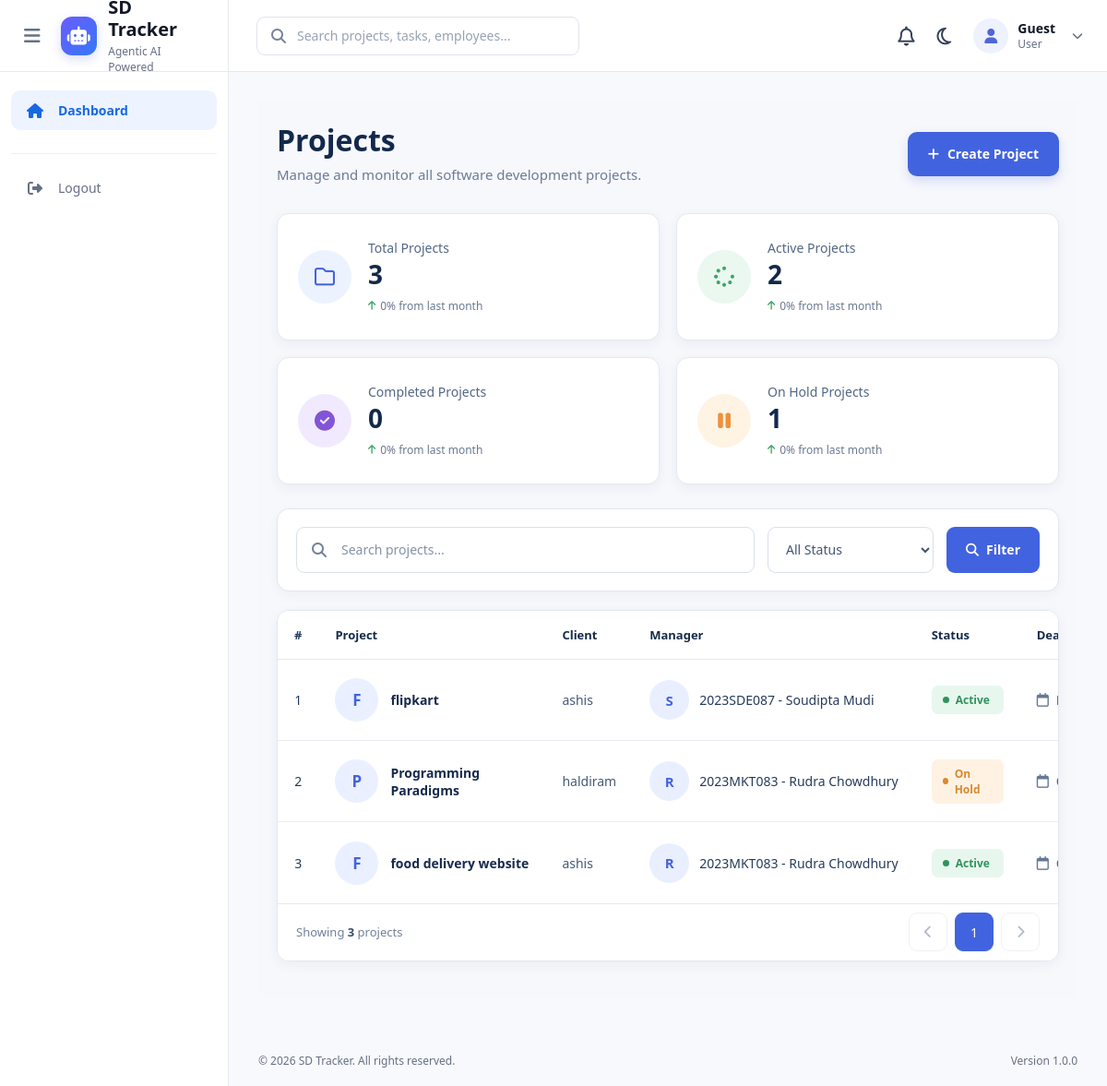
/projects/, run on the app's committed database.
### projects/models.py (models this page shows, shortened)
class Project(models.Model):
    STATUS_CHOICES = (
        ("planning", "Planning"),
        ("active", "Active"),
        ("on_hold", "On Hold"),
        ("completed", "Completed"),
        ("cancelled", "Cancelled"),
    )
    name = models.CharField(
        max_length=200
    )
    description = models.TextField(
        blank=True
    )
    client_name = models.CharField(
        max_length=150
    )
    start_date = models.DateField()
    deadline = models.DateField()
    status = models.CharField(
        max_length=20,
        choices=STATUS_CHOICES,
        default="planning"
    )
    manager = models.ForeignKey(
        Employee,
        on_delete=models.SET_NULL,
        null=True,
        related_name="managed_projects"
    )
    progress = models.PositiveIntegerField(
        default=0,
        validators=[MaxValueValidator(100)]
    )
    teams = models.ManyToManyField(
        Team,
        related_name="projects",
        blank=True
    )

### employees/models.py (models this page shows)
class Employee(models.Model):
    STATUS_CHOICES = (
        ("active", "Active"),
        ("on_leave", "On Leave"),
        ("inactive", "Inactive"),
    )
    user = models.OneToOneField(
        User,
        on_delete=models.CASCADE,
        related_name="employee"
    )
    employee_id = models.CharField(
        max_length=20,
        unique=True
    )
    designation = models.CharField(
        max_length=100
    )
    department = models.CharField(
        max_length=100
    )
    skills = models.TextField(
        blank=True
    )
    joining_date = models.DateField()
    status = models.CharField(
        max_length=20,
        choices=STATUS_CHOICES,
        default="active"
    )
    def __str__(self):
        return f"{self.employee_id} - {self.user.get_full_name()}"

### projects/views.py (the view)
# urls.py: path("",views.project_list,name="project_list"),
def project_list(request):
    projects = Project.objects.all()
    search_query = request.GET.get("search")
    if search_query:
        projects = projects.filter(
            Q(name__icontains=search_query) |
            Q(client_name__icontains=search_query)
        )
    status = request.GET.get("status")
    if status:
        projects = projects.filter(
            status=status
        )
    total_projects = Project.objects.count()
    active_projects = Project.objects.filter(
        status="active"
    ).count()
    completed_projects = Project.objects.filter(
        status="completed"
    ).count()
    on_hold_projects = Project.objects.filter(
        status="on_hold"
    ).count()
    context = {
        "projects": projects,
        "total_projects": total_projects,
        "active_projects": active_projects,
        "completed_projects": completed_projects,
        "on_hold_projects": on_hold_projects,
        "status_choices": Project.STATUS_CHOICES,
    }
    return render(
        request,
        "projects/project_list.html",
        context
    )

### projects/templates/projects/project_list.html (shortened to what this page needs)
{% extends "base.html" %}
{% load static %}
{% block extra_css %}
<link rel="stylesheet" href="{% static 'css/projects/project_list.css' %}">
{% endblock %}
{% block content %}
<div class="projects-page">
    <div class="page-header">
        <div>
            <h1>Projects</h1>
            <p>Manage and monitor all software development projects.</p>
        </div>
        <a href="{% url 'project_create' %}" class="create-button">
            <i class="fa-solid fa-plus"></i>
            Create Project
        </a>
    </div>
    <div class="stats-grid">
        <div class="stat-card">
            <div class="stat-icon stat-blue">
                <i class="fa-regular fa-folder"></i>
            </div>
            <div class="stat-content">
                <p>Total Projects</p>
                <h2>{{ total_projects }}</h2>
                <span class="stat-growth">
                    <i class="fa-solid fa-arrow-up"></i>
                    0% from last month
                </span>
            </div>
        </div>
        <div class="stat-card">
            <div class="stat-icon stat-green">
                <i class="fa-solid fa-spinner"></i>
            </div>
            <div class="stat-content">
                <p>Active Projects</p>
                <h2>{{ active_projects }}</h2>
                <span class="stat-growth">
                    <i class="fa-solid fa-arrow-up"></i>
                    0% from last month
                </span>
            </div>
        </div>
        <div class="stat-card">
            <div class="stat-icon stat-purple">
                <i class="fa-solid fa-circle-check"></i>
            </div>
            <div class="stat-content">
                <p>Completed Projects</p>
                <h2>{{ completed_projects }}</h2>
                <span class="stat-growth">
                    <i class="fa-solid fa-arrow-up"></i>
                    0% from last month
                </span>
            </div>
        </div>
        <div class="stat-card">
            <div class="stat-icon stat-orange">
                <i class="fa-solid fa-pause"></i>
            </div>
            <div class="stat-content">
                <p>On Hold Projects</p>
                <h2>{{ on_hold_projects }}</h2>
                <span class="stat-growth">
                    <i class="fa-solid fa-arrow-up"></i>
                    0% from last month
                </span>
            </div>
        </div>
    </div>
    <form method="GET" class="project-filter">
        <div class="search-box">
            <input
                type="text"
                name="search"
                placeholder="Search projects..."
                value="{{ request.GET.search|default:'' }}"
            >
        </div>
        <select name="status">
            <option value="">
                All Status
            </option>
        </select>
        <button type="submit">
            <i class="fa-solid fa-magnifying-glass"></i>
            Filter
        </button>
    </form>
    <div class="table-card">
        <table>
            <thead>
                <tr>
                    <th class="number-column">
                        #
                    </th>
                    <th>
                        Project
                    </th>
                    <th>
                        Client
                    </th>
                    <th>
                        Manager
                    </th>
                    <th>
                        Status
                    </th>
                    <th>
                        Deadline
                    </th>
                </tr>
            </thead>
            <tbody>
                {% for project in projects %}
                <tr>
                    <td class="number-column">
                        {{ forloop.counter }}
                    </td>
                    <td>
                        <div class="project-info">
                            <div class="project-avatar">
                                {{ project.name|first|upper }}
                            </div>
                            <div>
                                <a
                                    href="{% url 'project_detail' project.id %}"
                                    class="project-name"
                                >
                                    {{ project.name }}
                                </a>
                            </div>
                        </div>
                    </td>
                    <td>
                        <span class="client-name">
                            {{ project.client_name }}
                        </span>
                    </td>
                    <td>
                        {% if project.manager %}
                            <div class="manager-info">
                                <div class="manager-avatar">
                                    {{ project.manager.user.first_name|first|upper }}
                                </div>
                                <span>
                                    {{ project.manager }}
                                </span>
                            </div>
                        {% else %}
                            <span class="no-manager">
                                No Manager Assigned
                            </span>
                        {% endif %}
                    </td>
                    <td>
                        <span class="status {{ project.status }}">
                            <span class="status-dot"></span>
                            {{ project.get_status_display }}
                        </span>
                    </td>
                    <td>
                        <div class="deadline-info">
                            <i class="fa-regular fa-calendar"></i>
                        </div>
                    </td>
                </tr>
                {% endfor %}
            </tbody>
        </table>
        <div class="table-footer">
            <div class="showing-count">
                Showing
                <strong>{{ projects|length }}</strong>
                projects
            </div>
            <div class="pagination">
                <button
                    type="button"
                    class="pagination-btn"
                    disabled
                >
                    <i class="fa-solid fa-chevron-left"></i>
                </button>
                <button
                    type="button"
                    class="pagination-btn active"
                >
                    1
                </button>
                <button
                    type="button"
                    class="pagination-btn"
                    disabled
                >
                    <i class="fa-solid fa-chevron-right"></i>
                </button>
            </div>
        </div>
    </div>
</div>
{% endblock %}

### static/css/style.css (style rules this page uses)
* { margin: 0; padding: 0; box-sizing: border-box; }
html { scroll-behavior: smooth; }
body { font-family: "Segoe UI", Arial, sans-serif; background: #f7f8fc; color: #172033; min-height: 100vh; }
a { text-decoration: none; color: inherit; }
button, input { font-family: inherit; }
button { cursor: pointer; }
.stats-grid { display: grid; grid-template-columns: repeat(4, 1fr); gap: 16px; margin-bottom: 18px; }
.stat-card { background: #ffffff; border: 1px solid #e4e7ec; border-radius: 11px; padding: 20px; min-height: 120px; display: flex; align-items: center; gap: 18px; transition: 0.2s ease; }
.stat-icon { width: 62px; height: 62px; border-radius: 15px; display: flex; align-items: center; justify-content: center; font-size: 27px; }
.stat-content p { font-size: 13px; color: #667085; margin-bottom: 7px; }
.deadline-info { flex: 1; }
.status { display: inline-flex; align-items: center; padding: 5px 9px; border-radius: 6px; font-size: 11px; font-weight: 600; }
.page-header { display: flex; align-items: center; justify-content: space-between; margin-bottom: 25px; }
.page-header h1 { font-size: 25px; color: #101828; }
.page-header p { margin-top: 5px; font-size: 13px; color: #667085; }
@media (max-width: 1200px) { .stats-grid { grid-template-columns: repeat(2, 1fr); } }

### data on the page
Project: name|first "F", name "flipkart", client_name "ashis", manager.user.first_name|first "S", manager "2023SDE087 - Soudipta Mudi", status "Active"
Project: name|first "P", name "Programming Paradigms", client_name "haldiram", manager.user.first_name|first "R", manager "2023MKT083 - Rudra Chowdhury", status "On Hold"
Project: name|first "F", name "food delivery website", client_name "ashis", manager.user.first_name|first "R", manager "2023MKT083 - Rudra Chowdhury", status "Active"

### other printed values
{{ total_projects }} "3"
{{ active_projects }} "2"
{{ completed_projects }} "0"
{{ on_hold_projects }} "1"
{{ projects|length }} "3"
